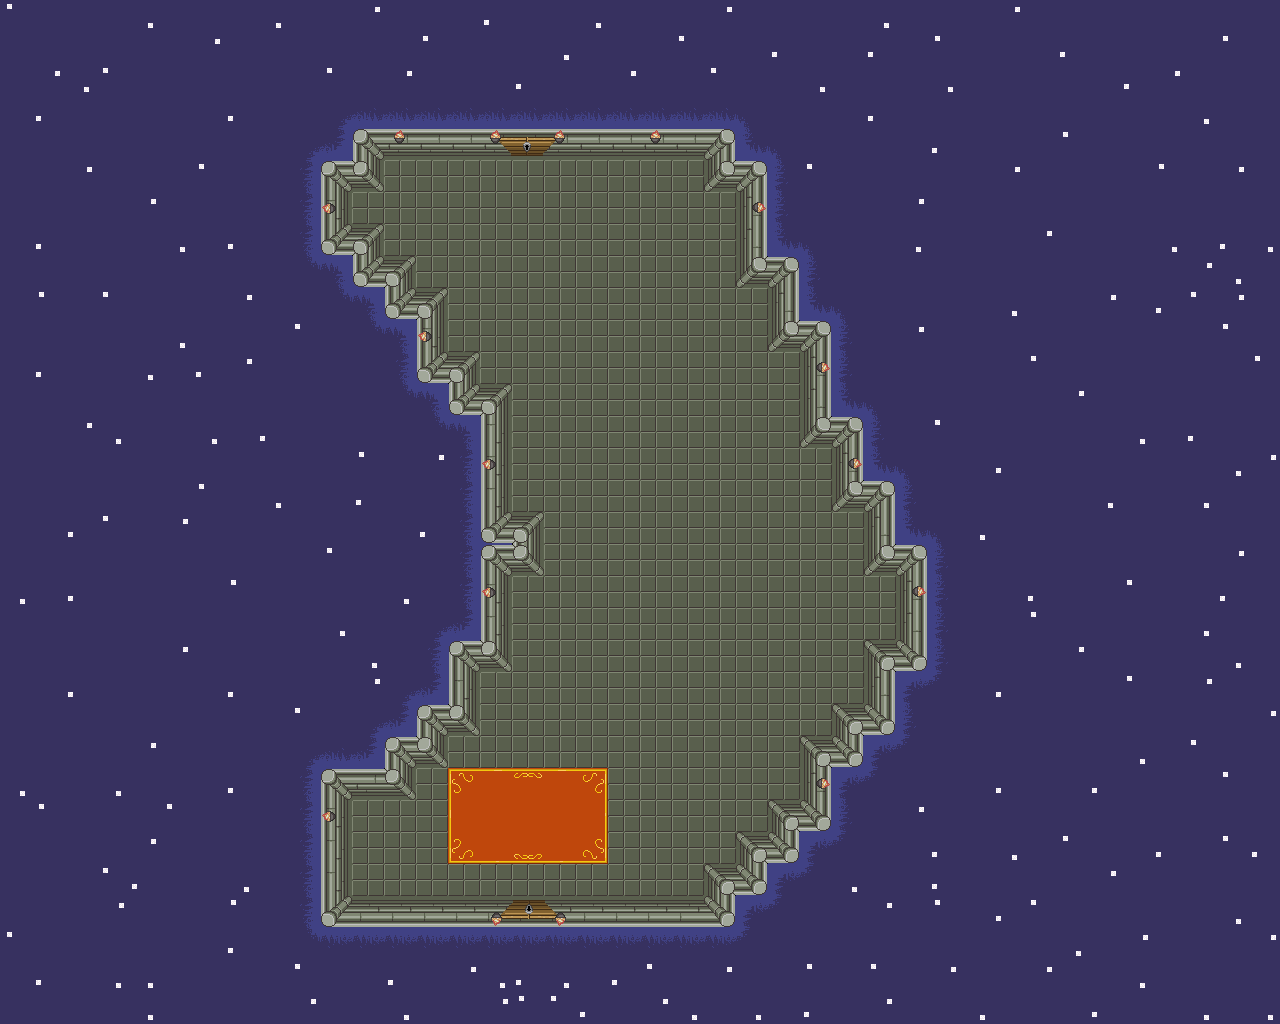

Below is a game level as drawn by its tile map, then a one-line description and the .tmx that defines it (tile-layer data replaced by summaries):
An orthogonal 40x32 tile map with 32x32 px tiles, 5 tile layers (Fundo est, Piso, Fundo, Porta, ...), 4 tilesets and 35 objects (30x Parede, Porta_IX, Porta_I, XI, Player, ...).

<map version="1.10" tiledversion="1.10.2" orientation="orthogonal" renderorder="right-down" width="40" height="32" tilewidth="32" tileheight="32" infinite="0" nextlayerid="10" nextobjectid="36">
 <tileset firstgid="1" source="Fundo.tsx" />
 <tileset firstgid="53" source="tileset_complet_anm.tsx" />
 <tileset firstgid="134" source="Fundo_anm.tsx" />
 <tileset firstgid="186" source="tileset_complet.tsx" />
 <objectgroup id="6" name="Paredes">
  <object id="1" name="Parede" x="352" y="128" width="384" height="32">
   <properties>
    <property name="Collision" type="bool" value="true" />
   </properties>
  </object>
  <object id="2" name="Parede" x="704" y="160" width="64" height="32">
   <properties>
    <property name="Collision" type="bool" value="true" />
   </properties>
  </object>
  <object id="3" name="Parede" x="736" y="192" width="32" height="96">
   <properties>
    <property name="Collision" type="bool" value="true" />
   </properties>
  </object>
  <object id="4" name="Parede" x="768" y="256" width="32" height="96">
   <properties>
    <property name="Collision" type="bool" value="true" />
   </properties>
  </object>
  <object id="5" name="Parede" x="800" y="320" width="32" height="128">
   <properties>
    <property name="Collision" type="bool" value="true" />
   </properties>
  </object>
  <object id="6" name="Parede" x="832" y="416" width="32" height="96">
   <properties>
    <property name="Collision" type="bool" value="true" />
   </properties>
  </object>
  <object id="7" name="Parede" x="864" y="480" width="32" height="96">
   <properties>
    <property name="Collision" type="bool" value="true" />
   </properties>
  </object>
  <object id="8" name="Parede" x="896" y="544" width="32" height="128">
   <properties>
    <property name="Collision" type="bool" value="true" />
   </properties>
  </object>
  <object id="9" name="Parede" x="864" y="640" width="32" height="96">
   <properties>
    <property name="Collision" type="bool" value="true" />
   </properties>
  </object>
  <object id="10" name="Parede" x="832" y="704" width="32" height="64">
   <properties>
    <property name="Collision" type="bool" value="true" />
   </properties>
  </object>
  <object id="11" name="Parede" x="800" y="736" width="32" height="96">
   <properties>
    <property name="Collision" type="bool" value="true" />
   </properties>
  </object>
  <object id="12" name="Parede" x="768" y="800" width="32" height="64">
   <properties>
    <property name="Collision" type="bool" value="true" />
   </properties>
  </object>
  <object id="13" name="Parede" x="736" y="832" width="32" height="64">
   <properties>
    <property name="Collision" type="bool" value="true" />
   </properties>
  </object>
  <object id="14" name="Parede" x="704" y="864" width="32" height="64">
   <properties>
    <property name="Collision" type="bool" value="true" />
   </properties>
  </object>
  <object id="15" name="Parede" x="320" y="896" width="384" height="32">
   <properties>
    <property name="Collision" type="bool" value="true" />
   </properties>
  </object>
  <object id="16" name="Parede" x="320" y="768" width="32" height="128">
   <properties>
    <property name="Collision" type="bool" value="true" />
   </properties>
  </object>
  <object id="17" name="Parede" x="352" y="768" width="64" height="32">
   <properties>
    <property name="Collision" type="bool" value="true" />
   </properties>
  </object>
  <object id="18" name="Parede" x="384" y="736" width="64" height="32">
   <properties>
    <property name="Collision" type="bool" value="true" />
   </properties>
  </object>
  <object id="19" name="Parede" x="416" y="704" width="64" height="32">
   <properties>
    <property name="Collision" type="bool" value="true" />
   </properties>
  </object>
  <object id="20" name="Parede" x="448" y="640" width="32" height="64">
   <properties>
    <property name="Collision" type="bool" value="true" />
   </properties>
  </object>
  <object id="21" name="Parede" x="480" y="544" width="32" height="128">
   <properties>
    <property name="Collision" type="bool" value="true" />
   </properties>
  </object>
  <object id="22" name="Parede" x="512" y="512" width="32" height="64">
   <properties>
    <property name="Collision" type="bool" value="true" />
   </properties>
  </object>
  <object id="23" name="Parede" x="480" y="384" width="32" height="160">
   <properties>
    <property name="Collision" type="bool" value="true" />
   </properties>
  </object>
  <object id="24" name="Parede" x="448" y="352" width="32" height="64">
   <properties>
    <property name="Collision" type="bool" value="true" />
   </properties>
  </object>
  <object id="25" name="Parede" x="416" y="288" width="32" height="96">
   <properties>
    <property name="Collision" type="bool" value="true" />
   </properties>
  </object>
  <object id="26" name="Parede" x="384" y="256" width="32" height="64">
   <properties>
    <property name="Collision" type="bool" value="true" />
   </properties>
  </object>
  <object id="27" name="Parede" x="352" y="224" width="32" height="64">
   <properties>
    <property name="Collision" type="bool" value="true" />
   </properties>
  </object>
  <object id="28" name="Parede" x="320" y="160" width="32" height="96">
   <properties>
    <property name="Collision" type="bool" value="true" />
   </properties>
  </object>
  <object id="29" name="Parede" x="352" y="160" width="32" height="32">
   <properties>
    <property name="Collision" type="bool" value="true" />
   </properties>
  </object>
  <object id="34" name="Parede" x="512" y="224" width="32" height="64">
   <properties>
    <property name="Collision" type="bool" value="true" />
   </properties>
  </object>
 </objectgroup>
 <objectgroup id="7" name="Portas">
  <object id="30" name="Porta_IX" x="480" y="128" width="96" height="128">
   <properties>
    <property name="porta" type="bool" value="true" />
   </properties>
  </object>
  <object id="31" name="Porta_I" x="480" y="864" width="96" height="64">
   <properties>
    <property name="porta" type="bool" value="true" />
   </properties>
  </object>
 </objectgroup>
 <objectgroup id="8" name="Pontos">
  <object id="32" name="XI" x="529.171" y="285.972">
   <point />
  </object>
  <object id="33" name="Player" x="527.948" y="840.807">
   <point />
  </object>
 </objectgroup>
 <objectgroup id="9" name="Inimigos">
  <object id="35" name="Inimigo XI" x="448" y="128" width="160" height="224">
   <properties>
    <property name="Interagir" type="bool" value="true" />
   </properties>
  </object>
 </objectgroup>
 <layer id="1" name="Fundo est" width="40" height="32">
  <data>[1280 cells, 1280 non-empty, 1 distinct tile ids]</data>
 </layer>
 <layer id="2" name="Piso" width="40" height="32">
  <data>[1280 cells, 1280 non-empty, 15 distinct tile ids]</data>
 </layer>
 <layer id="3" name="Fundo" width="40" height="32">
  <data>[1280 cells, 291 non-empty, 4 distinct tile ids]</data>
 </layer>
 <layer id="4" name="Porta" width="40" height="32">
  <data>[1280 cells, 21 non-empty, 12 distinct tile ids]</data>
 </layer>
 <layer id="5" name="Tocha" width="40" height="32">
  <data>[1280 cells, 16 non-empty, 1 distinct tile ids]</data>
 </layer>
</map>
